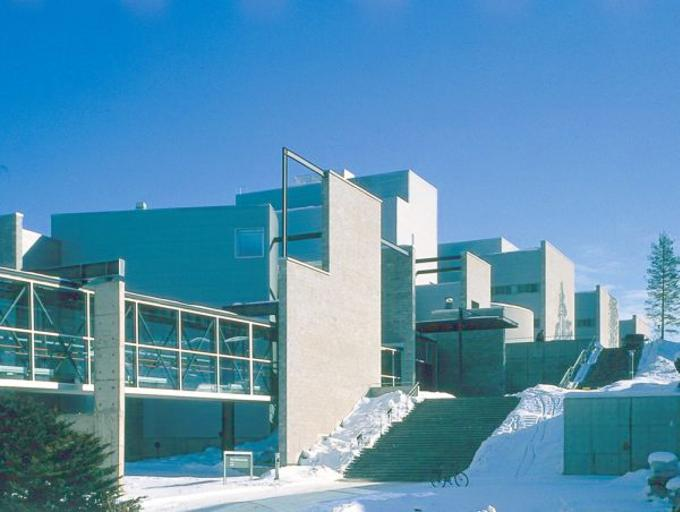
%> input picture Ex9/festia.jpg, 680 x 512 px
$ octave --eval "result = intensityeq(imread('festia.jpg'));"   (GNU Octave 9; MATLAB toolbox functions it lacks are replaced by stand-ins)
%> lines starting %> are read from the running program, lines starting %| are printed output that depends on the picture
function I_hsv_eq = intensityeq(I)
    I_hsv = rgb2hsv(I);
%> I_hsv: size 512x680x3 double; mean H, S, V 0.515, 0.528, 0.705

    V = I_hsv(:,:,3);
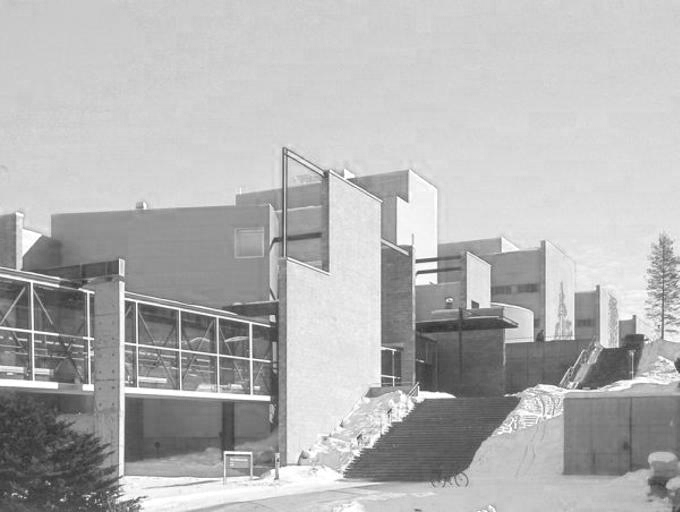
%> V: size 512x680 double; min 0.18, max 1, mean 0.705
    V = histeq(V);
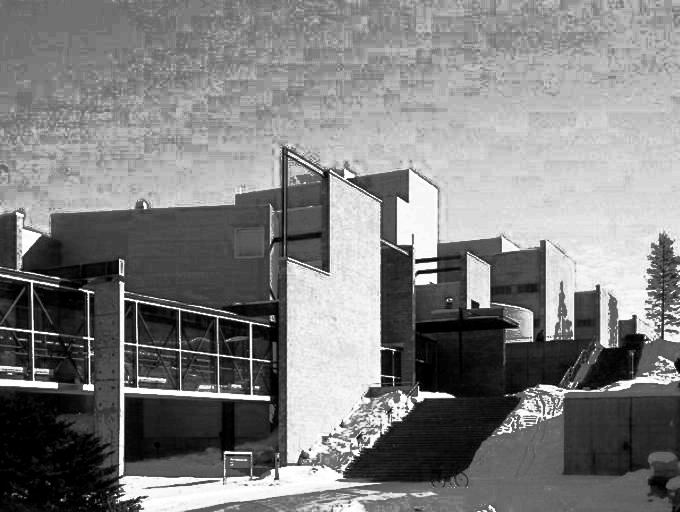
%> V: size 512x680 double; min 0, max 1, mean 0.498

    I_hsv(:,:,3) = V;
%> I_hsv: size 512x680x3 double; mean H, S, V 0.515, 0.528, 0.498

    I_hsv_eq = hsv2rgb(I_hsv);
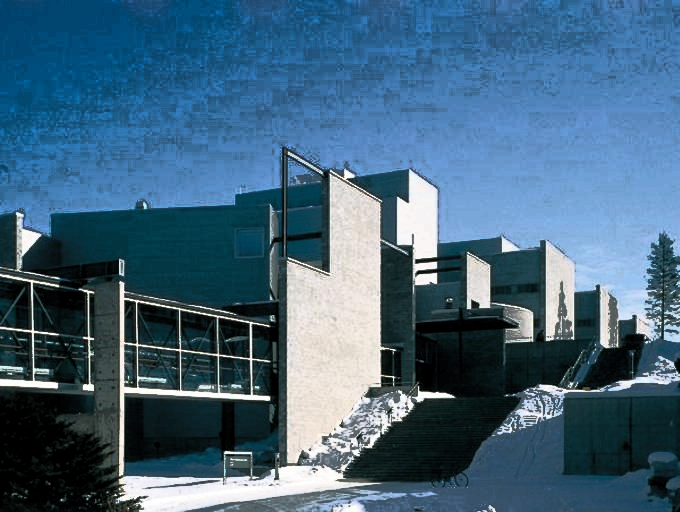
%> I_hsv_eq: size 512x680x3 double; mean R, G, B 0.267, 0.399, 0.494
end

$ run again, on Ex9/lake.jpg
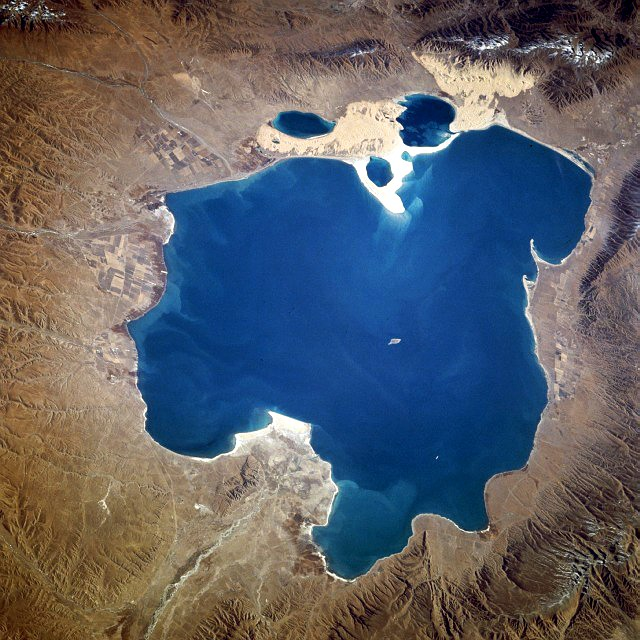
%> input picture Ex9/lake.jpg, 640 x 640 px
%> in intensityeq, `V = histeq(V);`:
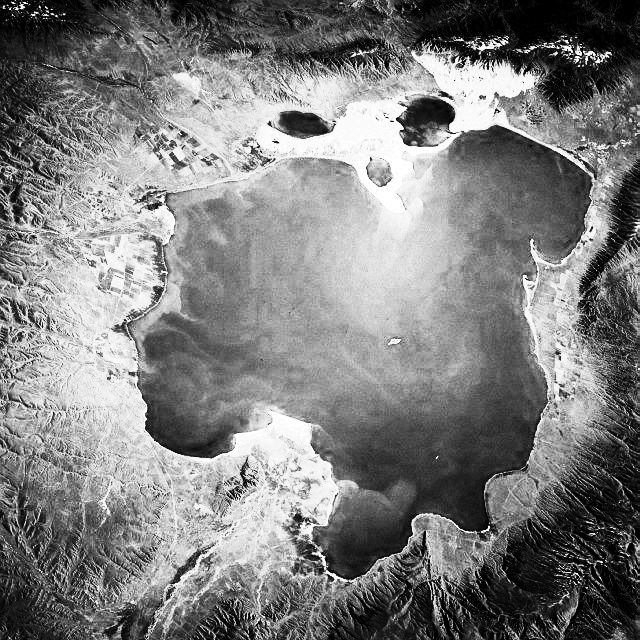
%> V: size 640x640 double; min 0, max 1, mean 0.497
%> in intensityeq, `I_hsv_eq = hsv2rgb(I_hsv);`:
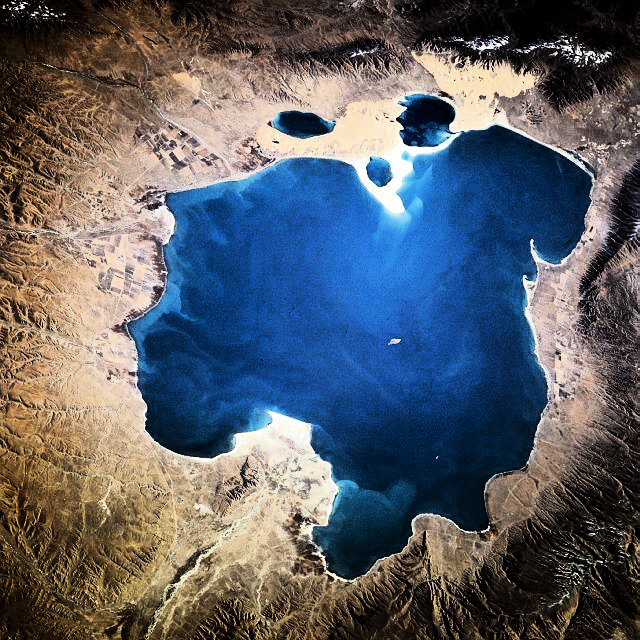
%> I_hsv_eq: size 640x640x3 double; mean R, G, B 0.36, 0.377, 0.408
